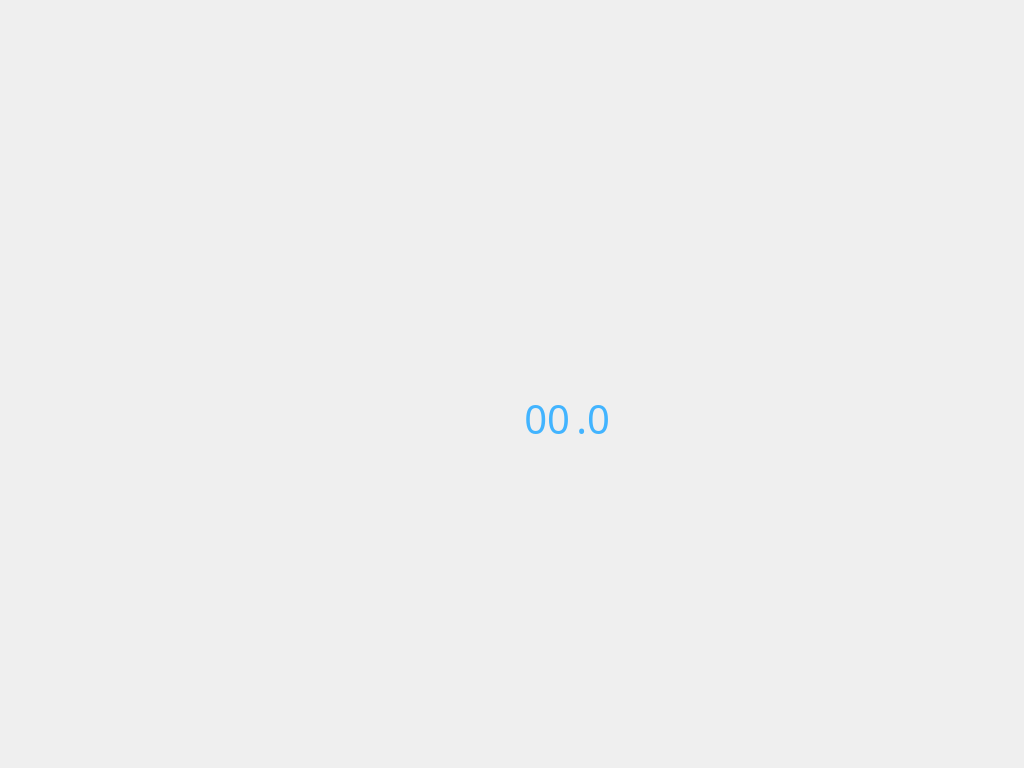
<?xml version="1.0" encoding="UTF-8"?>
<ui version="4.0">
 <class>CalibrationScreen</class>
 <widget class="QWidget" name="CalibrationScreen">
  <property name="geometry">
   <rect>
    <x>0</x>
    <y>0</y>
    <width>1024</width>
    <height>768</height>
   </rect>
  </property>
  <property name="windowTitle">
   <string>Form</string>
  </property>
  <widget class="QLabel" name="backgroundLabel">
   <property name="geometry">
    <rect>
     <x>0</x>
     <y>0</y>
     <width>1024</width>
     <height>768</height>
    </rect>
   </property>
   <property name="text">
    <string/>
   </property>
   <property name="pixmap">
    <pixmap resource="images.qrc">:/images/images/Calibration.png</pixmap>
   </property>
  </widget>
  <widget class="QLabel" name="gradeIntegerLabel">
   <property name="geometry">
    <rect>
     <x>478</x>
     <y>383</y>
     <width>92</width>
     <height>71</height>
    </rect>
   </property>
   <property name="palette">
    <palette>
     <active>
      <colorrole role="WindowText">
       <brush brushstyle="SolidPattern">
        <color alpha="255">
         <red>66</red>
         <green>180</green>
         <blue>255</blue>
        </color>
       </brush>
      </colorrole>
      <colorrole role="Text">
       <brush brushstyle="SolidPattern">
        <color alpha="255">
         <red>66</red>
         <green>180</green>
         <blue>255</blue>
        </color>
       </brush>
      </colorrole>
      <colorrole role="ButtonText">
       <brush brushstyle="SolidPattern">
        <color alpha="255">
         <red>66</red>
         <green>180</green>
         <blue>255</blue>
        </color>
       </brush>
      </colorrole>
     </active>
     <inactive>
      <colorrole role="WindowText">
       <brush brushstyle="SolidPattern">
        <color alpha="255">
         <red>66</red>
         <green>180</green>
         <blue>255</blue>
        </color>
       </brush>
      </colorrole>
      <colorrole role="Text">
       <brush brushstyle="SolidPattern">
        <color alpha="255">
         <red>66</red>
         <green>180</green>
         <blue>255</blue>
        </color>
       </brush>
      </colorrole>
      <colorrole role="ButtonText">
       <brush brushstyle="SolidPattern">
        <color alpha="255">
         <red>66</red>
         <green>180</green>
         <blue>255</blue>
        </color>
       </brush>
      </colorrole>
     </inactive>
     <disabled>
      <colorrole role="WindowText">
       <brush brushstyle="SolidPattern">
        <color alpha="255">
         <red>120</red>
         <green>120</green>
         <blue>120</blue>
        </color>
       </brush>
      </colorrole>
      <colorrole role="Text">
       <brush brushstyle="SolidPattern">
        <color alpha="255">
         <red>120</red>
         <green>120</green>
         <blue>120</blue>
        </color>
       </brush>
      </colorrole>
      <colorrole role="ButtonText">
       <brush brushstyle="SolidPattern">
        <color alpha="255">
         <red>120</red>
         <green>120</green>
         <blue>120</blue>
        </color>
       </brush>
      </colorrole>
     </disabled>
    </palette>
   </property>
   <property name="font">
    <font>
     <family>Tamworth Gothic</family>
     <pointsize>30</pointsize>
     <weight>50</weight>
     <italic>false</italic>
     <bold>false</bold>
    </font>
   </property>
   <property name="layoutDirection">
    <enum>Qt::LeftToRight</enum>
   </property>
   <property name="text">
    <string>00</string>
   </property>
   <property name="alignment">
    <set>Qt::AlignRight|Qt::AlignTrailing|Qt::AlignVCenter</set>
   </property>
   <property name="margin">
    <number>9</number>
   </property>
  </widget>
  <widget class="QLabel" name="gradeDecimalLabel">
   <property name="geometry">
    <rect>
     <x>549</x>
     <y>383</y>
     <width>61</width>
     <height>71</height>
    </rect>
   </property>
   <property name="palette">
    <palette>
     <active>
      <colorrole role="WindowText">
       <brush brushstyle="SolidPattern">
        <color alpha="255">
         <red>66</red>
         <green>180</green>
         <blue>255</blue>
        </color>
       </brush>
      </colorrole>
      <colorrole role="Text">
       <brush brushstyle="SolidPattern">
        <color alpha="255">
         <red>66</red>
         <green>180</green>
         <blue>255</blue>
        </color>
       </brush>
      </colorrole>
      <colorrole role="ButtonText">
       <brush brushstyle="SolidPattern">
        <color alpha="255">
         <red>66</red>
         <green>180</green>
         <blue>255</blue>
        </color>
       </brush>
      </colorrole>
     </active>
     <inactive>
      <colorrole role="WindowText">
       <brush brushstyle="SolidPattern">
        <color alpha="255">
         <red>66</red>
         <green>180</green>
         <blue>255</blue>
        </color>
       </brush>
      </colorrole>
      <colorrole role="Text">
       <brush brushstyle="SolidPattern">
        <color alpha="255">
         <red>66</red>
         <green>180</green>
         <blue>255</blue>
        </color>
       </brush>
      </colorrole>
      <colorrole role="ButtonText">
       <brush brushstyle="SolidPattern">
        <color alpha="255">
         <red>66</red>
         <green>180</green>
         <blue>255</blue>
        </color>
       </brush>
      </colorrole>
     </inactive>
     <disabled>
      <colorrole role="WindowText">
       <brush brushstyle="SolidPattern">
        <color alpha="255">
         <red>120</red>
         <green>120</green>
         <blue>120</blue>
        </color>
       </brush>
      </colorrole>
      <colorrole role="Text">
       <brush brushstyle="SolidPattern">
        <color alpha="255">
         <red>120</red>
         <green>120</green>
         <blue>120</blue>
        </color>
       </brush>
      </colorrole>
      <colorrole role="ButtonText">
       <brush brushstyle="SolidPattern">
        <color alpha="255">
         <red>120</red>
         <green>120</green>
         <blue>120</blue>
        </color>
       </brush>
      </colorrole>
     </disabled>
    </palette>
   </property>
   <property name="font">
    <font>
     <family>Tamworth Gothic</family>
     <pointsize>30</pointsize>
     <weight>50</weight>
     <italic>false</italic>
     <bold>false</bold>
    </font>
   </property>
   <property name="layoutDirection">
    <enum>Qt::LeftToRight</enum>
   </property>
   <property name="text">
    <string>.0</string>
   </property>
   <property name="alignment">
    <set>Qt::AlignRight|Qt::AlignTrailing|Qt::AlignVCenter</set>
   </property>
   <property name="margin">
    <number>9</number>
   </property>
  </widget>
 </widget>
 <resources>
  <include location="images.qrc"/>
 </resources>
 <connections/>
</ui>
